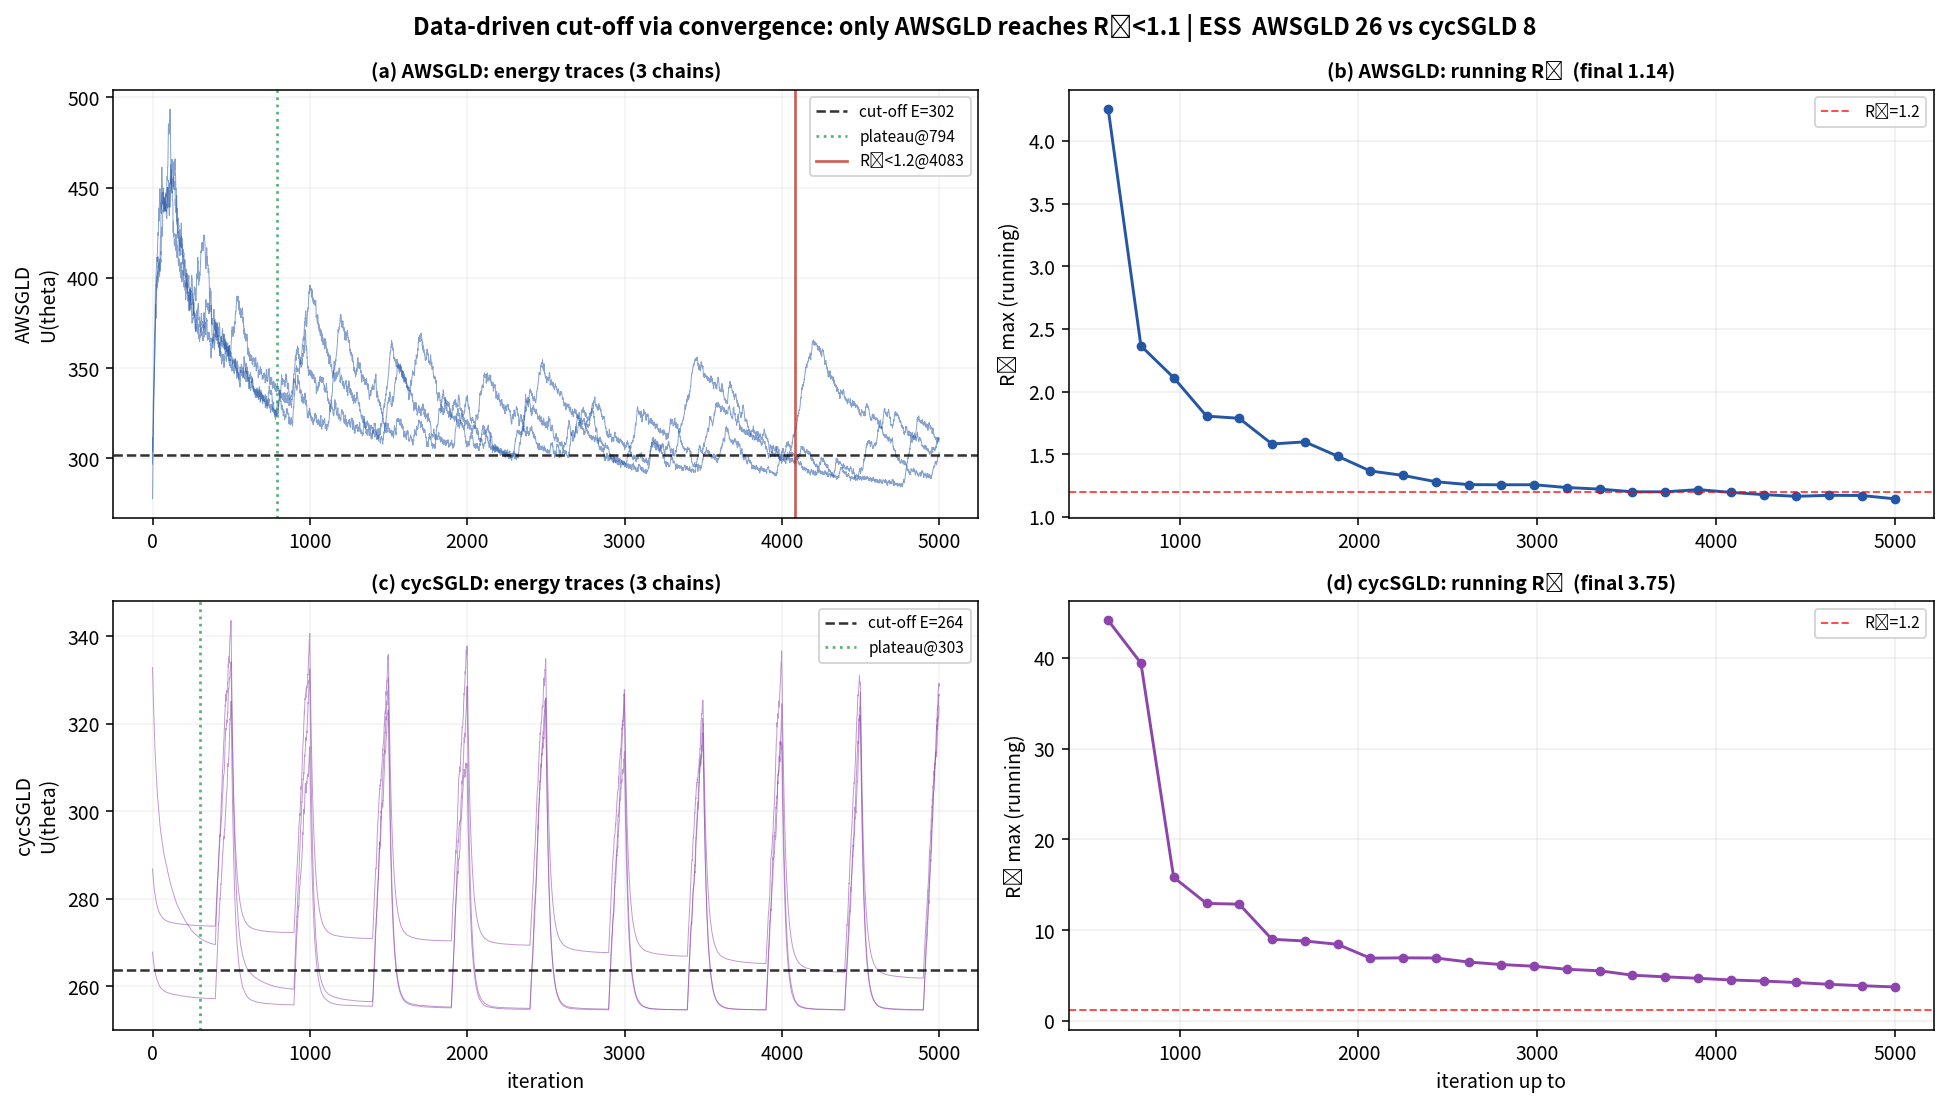

Reproduce this figure in Python.
"""BSS: cut-off 를 사람이 고르지 않고 '수렴 지표(running R̂ + 에너지 plateau)'가 정하게.

절차
----
- 3 chain (과분산 시작점 μ_N/μ_W/μ_S) 으로 AWSGLD, cycSGLD 실행.
- running R̂: 반복수를 늘려가며 R̂max(노드별 최댓값) 계산 → 처음 <1.1 되는 반복수 = '수렴 시점'.
- 에너지 plateau: pooled 에너지 running-median 기울기가 평탄해지는 반복수 자동 검출.
- cut-off 에너지 = 수렴 시점 이후 정상상태 에너지 median. (사람이 320 고르지 않음)
- ESS: 수렴 후 표본 효율.

핵심 정직한 관찰: R̂ gate 로 판정하면 AWSGLD 만 <1.1 로 수렴, cycSGLD 는 계속 >1.1(collapse).
출력: convergence_cutoff.png / .csv
"""
import os, sys, time, csv
import numpy as np
from scipy.stats import invgamma
import matplotlib; matplotlib.use("Agg")
import matplotlib.pyplot as plt
sys.path.insert(0, os.path.dirname(os.path.abspath(__file__)))
sys.path.insert(0, os.path.join(os.path.dirname(os.path.abspath(__file__)), "_archive"))
import energy_diagnostics as E
import keyphrase_functions_awsgld as kfa
from extra_metrics import ess_per_node

HERE = os.path.dirname(os.path.abspath(__file__))
T = 5000; BURN = 500; BATCH = 100; FLOOR = 1.0
M_REG = kfa.M_REGIONS; ZETA = kfa.ZETA; TAU = kfa.TAU; DECAY = kfa.DECAY_LR
CYC = 10
SEEDS = [0, 1, 2]
INITS = [("μ_N", -0.8), ("μ_W", 1.0), ("μ_S", 2.5)]   # 과분산 3 시작점
COL = {"AWSGLD": "#2456A6", "cycSGLD": "#8e44ad"}
RHAT_THR = 1.2   # 널리 쓰이는 수렴 기준(1.1 은 더 엄격). AWSGLD R̂≈1.14 → 1.2 통과, 1.1 아슬


def load(seed):
    d = np.load(os.path.join(HERE, f"data_seed{seed}.npz"))
    n = int(d["n_total"]); A = d["A"]; graph = {"n": n, "A": A, "D": np.diag(A.sum(1))}
    return graph, d["Y"].astype(float), d["B"], d["u_0"]


def run(method, ini, Y, B, u_0, a0, n, BtB, P, Lc, seed):
    np.random.seed(seed); theta = ini.copy(); ths = np.zeros((T, n)); alpha = a0
    aw = np.arange(1, M_REG + 1, dtype=float) / M_REG
    warm = min(100, max(10, T // 20)); es = []; emin = du = None; J = M_REG - 1
    use_aw = method == "AWSGLD"
    for t in range(T):
        C = (B @ (theta - u_0)) @ (B @ (theta - u_0))
        s2 = max(invgamma.rvs(n / 2 + 0.001, scale=C / 2 + 0.001), FLOOR)
        if method == "cycSGLD":
            cl = max(1, T // CYC); beta = (t % cl) / cl
            eps = 0.02 / 2.0 * (np.cos(np.pi * min(beta, 0.8)) + 1); tau_k = TAU if beta >= 0.8 else TAU / 1e4
        else:
            eps = 0.3 / ((t + 1) ** 0.6 + 10); tau_k = TAU
        U = kfa.posterior_energy(Y, alpha, theta, u_0, B, s2)
        bidx = np.random.choice(n, BATCH, replace=False) if BATCH < n else None
        gU = kfa.grad_posterior_energy(Y, alpha, theta, u_0, B, s2, batch_idx=bidx, BtB=BtB)
        gm = 1.0
        if use_aw:
            if t < warm:
                es.append(U)
                if t == warm - 1:
                    lo, hi = min(es), max(es); rg = max(hi - lo, 1.0)
                    emin = lo - 0.5 * rg; du = max((hi + 0.5 * rg - emin) / M_REG, 1e-8); es = None
            else:
                J = int(np.clip((U - emin) / du + 1, 1, M_REG - 1))
                gm = float(np.clip(1 + (ZETA * tau_k / du) * (np.log(aw[J] + 1e-12) - np.log(aw[J - 1] + 1e-12)), 0.1, 10.0))
        if use_aw:
            theta = theta - eps * gm * (P @ gU) + np.sqrt(2 * tau_k * eps) * (Lc @ np.random.randn(n))
        else:
            theta = theta - eps * gU + np.sqrt(2 * tau_k * eps) * np.random.randn(n)
        theta = np.clip(theta, -700, 700)
        if use_aw and t >= warm:
            dec = min(1.0, DECAY / ((t + 1) ** 0.75 + 1000)); cw = aw[J]
            aw[J:] = aw[J:] + dec * cw * (1 - aw[J:]); aw[:J] = aw[:J] - dec * cw * aw[:J]; aw = np.clip(aw, 1e-10, 1)
        ths[t] = theta; alpha = E.alpha_find(theta, Y, E.GRID)
    U_tr = E.energy_trace_common(ths, Y, B, u_0, a0)
    return ths, U_tr


def rhat_max(chains, lo, hi):
    """chains: list of (T,n). [lo:hi] 구간으로 노드별 R̂ 계산, 최댓값 반환."""
    arrs = np.stack([c[lo:hi] for c in chains], 0)          # (M, L, n)
    M, L, n = arrs.shape
    cm = arrs.mean(1); gm = cm.mean(0)
    B_over_L = ((cm - gm) ** 2).sum(0) / (M - 1)
    W = arrs.var(1, ddof=1).mean(0)
    var_hat = (L - 1) / L * W + B_over_L
    R = np.sqrt(np.clip(var_hat / np.maximum(W, 1e-12), 0, None))
    return float(np.nanmax(R))


def running_rhat(chains, checkpoints):
    """각 checkpoint tc 에서 고정 burn 이후 [BURN:tc] 로 R̂max (프로젝트 표준 정의)."""
    out = []
    for tc in checkpoints:
        lo = BURN
        out.append(rhat_max(chains, lo, tc) if tc - lo >= 3 else np.nan)
    return np.array(out)


def plateau_start(U, win=200, tol=3.0):
    """running-median 기울기 평탄 지점 자동 검출."""
    for t in range(win, len(U) - win):
        if abs(np.median(U[t - win:t]) - np.median(U[t:t + win])) < tol:
            return t
    return None


def main():
    METHODS = ["AWSGLD", "cycSGLD"]
    checkpoints = np.unique(np.linspace(BURN+100, T, 25).astype(int))
    agg = {m: {"conv_iter": [], "cutoff_E": [], "ess": [], "rhat_final": [], "plateau": []} for m in METHODS}
    demo = {}   # seed0 트레이스/러닝R̂ 저장(그림)
    t0 = time.time()
    print(f"수렴지표 기반 cut-off | AWSGLD vs cycSGLD | seeds={SEEDS} | 3 chains {[' '.join([i[0] for i in INITS])]}\n", flush=True)
    for s in SEEDS:
        graph, Y, B, u_0 = load(s); n = graph["n"]
        BtB = B.T @ B; ridge = 1e-6 * np.trace(BtB) / n
        P = np.linalg.solve(BtB + ridge * np.eye(n), np.eye(n)); P = 0.5 * (P + P.T)
        Lc = np.linalg.cholesky(P + 1e-10 * np.eye(n)); a0 = E.alpha_find(u_0, Y, E.GRID)
        for m in METHODS:
            chains = []; Utrs = []
            for ci, (nm, val) in enumerate(INITS):
                ths, U_tr = run(m, np.full(n, float(val)), Y, B, u_0, a0, n, BtB, P, Lc, seed=100 * s + ci)
                chains.append(ths); Utrs.append(U_tr)
            rr = running_rhat(chains, checkpoints)
            below = np.where(rr < RHAT_THR)[0]
            conv_iter = int(checkpoints[below[0]]) if len(below) else None
            pooledU = np.concatenate([U[BURN:] for U in Utrs])
            plat = plateau_start(Utrs[0])
            # cut-off 에너지: 수렴 시점 이후(없으면 plateau 이후) 정상상태 median
            ref = conv_iter if conv_iter else (plat if plat else BURN)
            cutoffE = float(np.median(np.concatenate([U[ref:] for U in Utrs])))
            ess = float(np.nanmedian([np.nanmedian(ess_per_node(c[BURN:])) for c in chains]))
            agg[m]["conv_iter"].append(conv_iter); agg[m]["cutoff_E"].append(cutoffE)
            agg[m]["ess"].append(ess); agg[m]["rhat_final"].append(float(rr[-1])); agg[m]["plateau"].append(plat)
            if s == 0: demo[m] = (Utrs, rr, conv_iter, plat, cutoffE)
            ci_str = f"{conv_iter}" if conv_iter else "미수렴"
            print(f"  seed {s} {m:>8}: R̂수렴={ci_str:>6}  cutoffE={cutoffE:>4.0f}  R̂final={rr[-1]:.2f}  ESS={ess:.1f}", flush=True)

    print("\n=== 요약 (평균) ===")
    for m in METHODS:
        ci = [x for x in agg[m]["conv_iter"] if x is not None]
        ci_str = f"{np.mean(ci):.0f} ({len(ci)}/{len(SEEDS)} 수렴)" if ci else f"미수렴 (0/{len(SEEDS)})"
        print(f"  {m:>8}: R̂수렴시점={ci_str:>16}  cutoffE={np.mean(agg[m]['cutoff_E']):.0f}"
              f"  R̂final={np.mean(agg[m]['rhat_final']):.2f}  ESS={np.mean(agg[m]['ess']):.1f}")
    print(f"  ({int(time.time()-t0)}s)")

    with open(os.path.join(HERE, "convergence_cutoff.csv"), "w", newline="") as fh:
        w = csv.writer(fh); w.writerow(["method", "seed", "rhat_conv_iter", "cutoff_energy", "rhat_final", "ess", "plateau_iter"])
        for m in METHODS:
            for i, s in enumerate(SEEDS):
                w.writerow([m, s, agg[m]["conv_iter"][i], round(agg[m]["cutoff_E"][i], 1),
                            round(agg[m]["rhat_final"][i], 3), round(agg[m]["ess"][i], 2), agg[m]["plateau"][i]])

    # ── 그림: 2행(AWSGLD/cycSGLD) × 2열(에너지 trace+plateau/cutoff | running R̂) + ESS 텍스트 ──
    fig, axes = plt.subplots(2, 2, figsize=(14, 8))
    for row, m in enumerate(METHODS):
        Utrs, rr, conv_iter, plat, cutoffE = demo[m]
        ax = axes[row, 0]
        for U in Utrs: ax.plot(U, color=COL[m], lw=0.5, alpha=0.55)
        ax.axhline(cutoffE, color="k", ls="--", lw=1.3, alpha=0.8, label=f"cut-off E={cutoffE:.0f}")
        if plat: ax.axvline(plat, color="#2E9E5B", ls=":", lw=1.4, alpha=0.8, label=f"plateau@{plat}")
        if conv_iter: ax.axvline(conv_iter, color="#C0392B", ls="-", lw=1.4, alpha=0.8, label=f"R̂<1.2@{conv_iter}")
        ax.set_ylabel(f"{m}\nU(theta)"); ax.set_title(f"({'a' if row==0 else 'c'}) {m}: energy traces (3 chains)", fontsize=10, fontweight="bold")
        ax.legend(fontsize=8, loc="upper right"); ax.grid(alpha=0.15)
        if row == 1: ax.set_xlabel("iteration")
        ax = axes[row, 1]
        ax.plot(np.unique(np.linspace(BURN+100, T, 25).astype(int)), rr, "o-", color=COL[m], lw=1.5, ms=4)
        ax.axhline(RHAT_THR, color="red", ls="--", lw=1, alpha=0.7, label="R̂=1.2")
        ax.set_ylabel("R̂ max (running)"); ax.set_title(f"({'b' if row==0 else 'd'}) {m}: running R̂  (final {rr[-1]:.2f})", fontsize=10, fontweight="bold")
        ax.legend(fontsize=8); ax.grid(alpha=0.2)
        if row == 1: ax.set_xlabel("iteration up to")
    essA = np.mean(agg["AWSGLD"]["ess"]); essC = np.mean(agg["cycSGLD"]["ess"])
    fig.suptitle(f"Data-driven cut-off via convergence: only AWSGLD reaches R̂<1.1 | ESS  AWSGLD {essA:.0f} vs cycSGLD {essC:.0f}",
                 fontsize=12, fontweight="bold")
    fig.tight_layout(); fig.savefig(os.path.join(HERE, "convergence_cutoff.png"), dpi=140, bbox_inches="tight")
    print("저장: convergence_cutoff.png, convergence_cutoff.csv")


if __name__ == "__main__":
    main()
